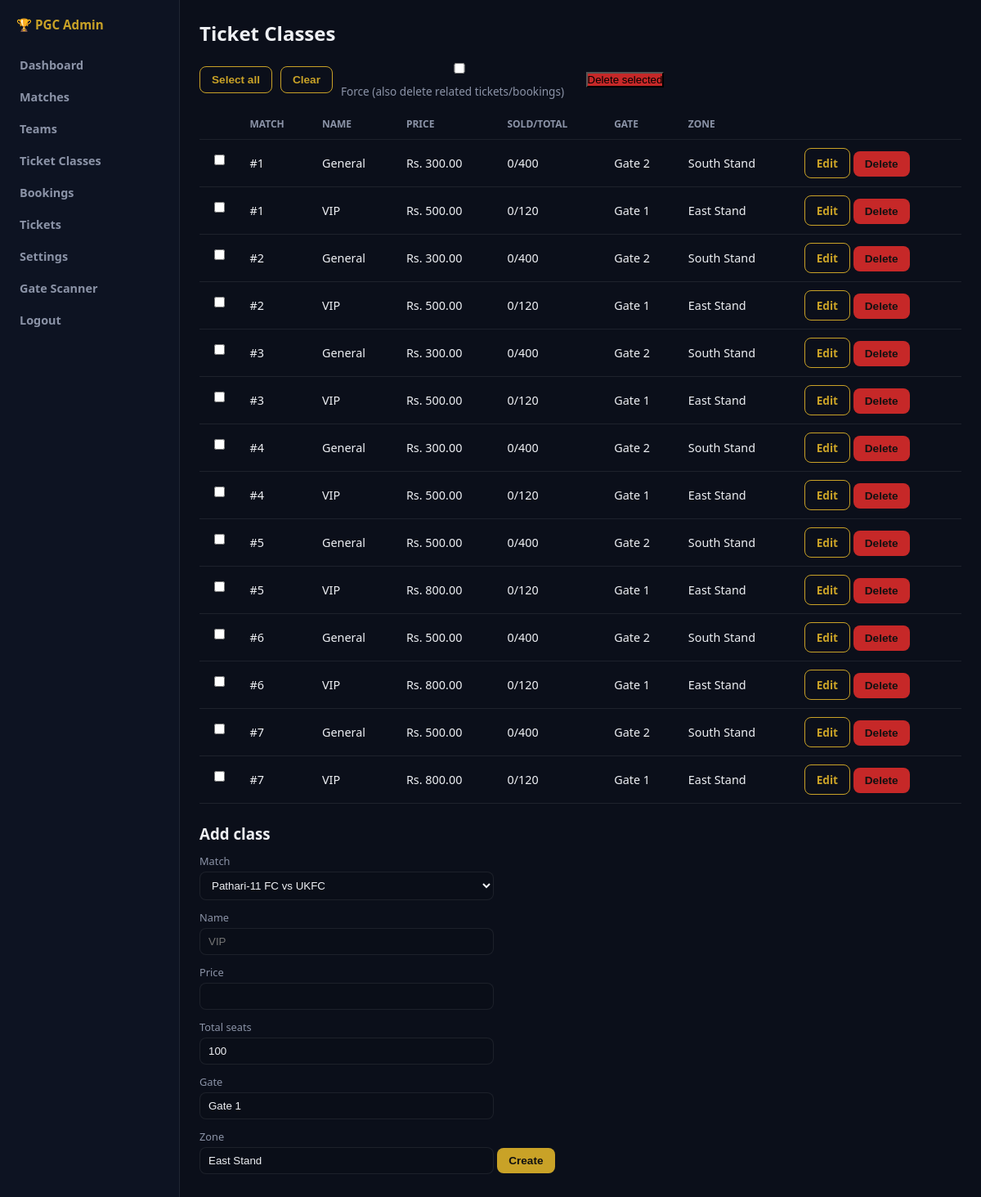
The page /admin/classes (signed in) on the database its author committed.
### app/models/ticket_class.py (models this page shows, shortened)
class TicketClass(db.Model):
    __tablename__ = 'ticket_classes'
    id = db.Column(db.Integer, primary_key=True)
    match_id = db.Column(db.Integer, db.ForeignKey('matches.id'), nullable=False)
    name = db.Column(db.String(80), nullable=False)  # General, VIP, Premium, VVIP
    price = db.Column(db.Numeric(10, 2), nullable=False)
    total_seats = db.Column(db.Integer, default=100)
    sold = db.Column(db.Integer, default=0)
    gate = db.Column(db.String(40), default='Gate 1')
    zone = db.Column(db.String(80), default='East Stand')
    color = db.Column(db.String(20), default='#c9a227')  # gold accent per class
    sort_order = db.Column(db.Integer, default=0)
    is_active = db.Column(db.Boolean, default=True)
    created_at = db.Column(db.DateTime, default=lambda: datetime.now(timezone.utc))

### app/routes/admin.py (the view)
@admin_bp.route('/classes')
@login_required
def classes():
    items = TicketClass.query.order_by(TicketClass.match_id, TicketClass.sort_order).all()
    matches = Match.query.all()
    return render_template('admin/classes.html', classes=items, matches=matches)

### app/models/match.py (called while the page is built)
    @property
    def display_name(self):
        h = self.home_team.short_name or self.home_team.name if self.home_team else 'TBD'
        a = self.away_team.short_name or self.away_team.name if self.away_team else 'TBD'
        return f'{h} vs {a}'

### app/models/user.py (called while the page is built)
@login_manager.user_loader
def load_user(user_id):
    return User.query.get(int(user_id))

### app/templates/admin/classes.html (shortened to what this page needs)
{% extends "admin/base.html" %}
{% block content %}
<h2 style="margin-bottom:16px">Ticket Classes</h2>
<form method="post" action="{{ url_for('admin.class_bulk_delete') }}" id="bulkForm">
  <div style="margin-bottom:12px;display:flex;gap:10px;flex-wrap:wrap;align-items:center">
    <button type="button" class="btn btn-outline" onclick="document.querySelectorAll('.cls-cb').forEach(c=>c.checked=true)">Select all</button>
    <button type="button" class="btn btn-outline" onclick="document.querySelectorAll('.cls-cb').forEach(c=>c.checked=false)">Clear</button>
    <label style="font-size:0.85rem;color:var(--muted)"><input type="checkbox" name="force" value="1"> Force (also delete related tickets/bookings)</label>
    <button type="submit" class="js-bulk-delete" data-confirm="Delete selected items?" class="btn" style="background:#c62828"
      >Delete selected</button>
  </div>
  <table>
    <tr><th></th><th>Match</th><th>Name</th><th>Price</th><th>Sold/Total</th><th>Gate</th><th>Zone</th><th></th></tr>
    {% for c in classes %}
    <tr>
      <td><input class="cls-cb" type="checkbox" name="class_ids" value="{{ c.id }}"></td>
      <td>#{{ c.match_id }}</td>
      <td>{{ c.name }}</td>
      <td>Rs. {{ c.price }}</td>
      <td>{{ c.sold }}/{{ c.total_seats }}</td>
      <td>{{ c.gate }}</td>
      <td>{{ c.zone }}</td>
      <td style="white-space:nowrap">
        <a class="btn btn-outline" href="{{ url_for('admin.class_edit', id=c.id) }}">Edit</a>
        <button data-confirm="Delete this class?" formaction="{{ url_for('admin.class_delete', id=c.id) }}" formmethod="post" class="btn" style="background:#c62828"
          >Delete</button>
      </td>
    </tr>
    {% endfor %}
  </table>
</form>
<h3 style="margin:24px 0 12px">Add class</h3>
<form method="post" action="{{ url_for('admin.class_new') }}">
  <label>Match</label>
  <select name="match_id">{% for m in matches %}<option value="{{ m.id }}">{{ m.display_name }}</option>{% endfor %}</select>
  <label>Name</label><input name="name" placeholder="VIP" required>
  <label>Price</label><input name="price" type="number" step="0.01" required>
  <label>Total seats</label><input name="total_seats" type="number" value="100">
  <label>Gate</label><input name="gate" value="Gate 1">
  <label>Zone</label><input name="zone" value="East Stand">
  <button class="btn" type="submit">Create</button>
</form>
{% endblock %}

### app/static/css/admin.css (style rules this page uses)
:root { --bg:#0b0f1a; --side:#0d1322; --gold:#c9a227; --text:#eef0f4; --muted:#8b93a7; --card:#121a2b; --border:rgba(255,255,255,0.08); }
* { box-sizing:border-box;margin:0;padding:0 }
body { font-family:system-ui,sans-serif;background:var(--bg);color:var(--text);display:flex;min-height:100vh }
table { width:100%;border-collapse:collapse;font-size:0.9rem }
th,td { padding:10px 12px;text-align:left;border-bottom:1px solid var(--border) }
th { color:var(--muted);font-size:0.75rem;text-transform:uppercase }
.btn { display:inline-block;padding:8px 14px;border-radius:8px;background:var(--gold);color:#111;font-weight:700;border:none;cursor:pointer;text-decoration:none;font-size:0.85rem }
.btn-outline { background:transparent;border:1px solid var(--gold);color:var(--gold) }
input,select { padding:8px 10px;border-radius:8px;border:1px solid var(--border);background:#0a0e18;color:var(--text);margin:4px 0 12px;width:100%;max-width:360px }
label { font-size:0.8rem;color:var(--muted);display:block }

### rows shown on the page
TicketClass: match_id "1", name "General", price "300.00", sold "0", total_seats "400", gate "Gate 2", zone "South Stand"
TicketClass: match_id "1", name "VIP", price "500.00", sold "0", total_seats "120", gate "Gate 1", zone "East Stand"
TicketClass: match_id "2", name "General", price "300.00", sold "0", total_seats "400", gate "Gate 2", zone "South Stand"
TicketClass: match_id "2", name "VIP", price "500.00", sold "0", total_seats "120", gate "Gate 1", zone "East Stand"
TicketClass: match_id "3", name "General", price "300.00", sold "0", total_seats "400", gate "Gate 2", zone "South Stand"
TicketClass: match_id "3", name "VIP", price "500.00", sold "0", total_seats "120", gate "Gate 1", zone "East Stand"
TicketClass: match_id "4", name "General", price "300.00", sold "0", total_seats "400", gate "Gate 2", zone "South Stand"
TicketClass: match_id "4", name "VIP", price "500.00", sold "0", total_seats "120", gate "Gate 1", zone "East Stand"
TicketClass: match_id "5", name "General", price "500.00", sold "0", total_seats "400", gate "Gate 2", zone "South Stand"
TicketClass: match_id "5", name "VIP", price "800.00", sold "0", total_seats "120", gate "Gate 1", zone "East Stand"
TicketClass: match_id "6", name "General", price "500.00", sold "0", total_seats "400", gate "Gate 2", zone "South Stand"
TicketClass: match_id "6", name "VIP", price "800.00", sold "0", total_seats "120", gate "Gate 1", zone "East Stand"
TicketClass: match_id "7", name "General", price "500.00", sold "0", total_seats "400", gate "Gate 2", zone "South Stand"
TicketClass: match_id "7", name "VIP", price "800.00", sold "0", total_seats "120", gate "Gate 1", zone "East Stand"

### other values the page prints
form field match_id "Pathari-11 FC vs UKFC"
